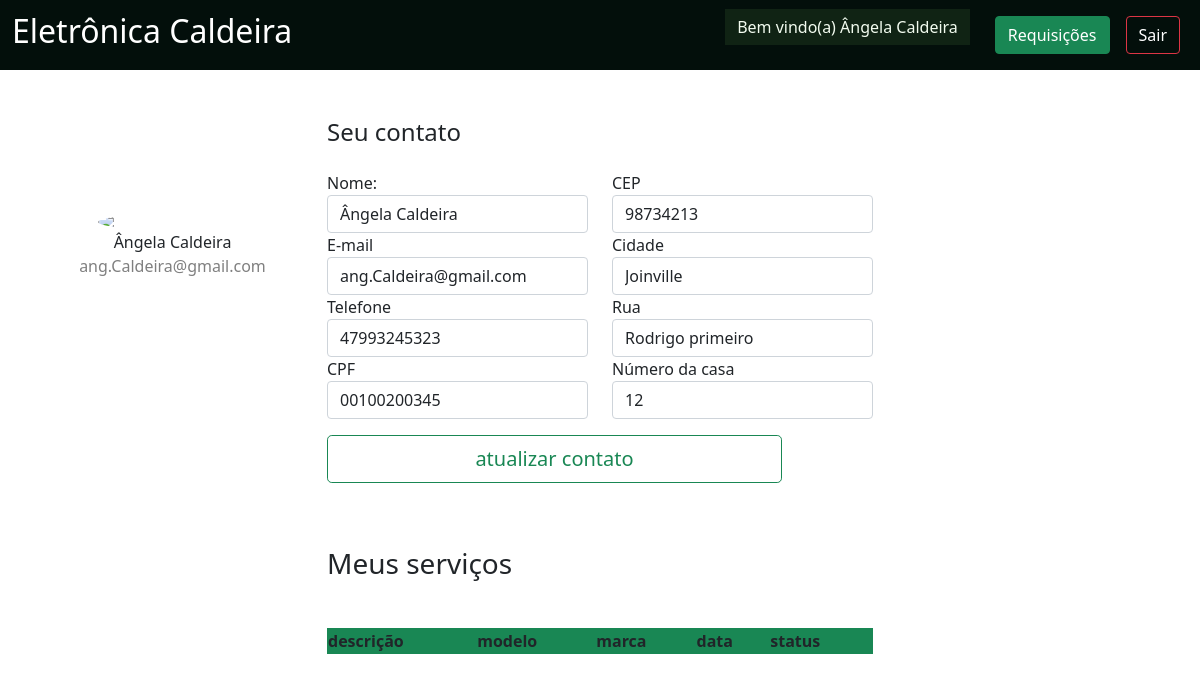
/frontEnd/perfilFuncionario.php (signed in), run on the app's committed database.
### tables this page shows
CREATE TABLE `usuarios` (
  `id` int(10) UNSIGNED NOT NULL COMMENT 'id de cada usuário inserido automaticamente ',
  `tipo_usuario_id` int(10) UNSIGNED NOT NULL COMMENT 'Chave estrangeira da tabela tipo usuário',
  `nome` varchar(50) NOT NULL COMMENT 'nome e sobrenome de cada usuário',
  `email` varchar(77) NOT NULL COMMENT 'e-mail de cada usuário',
  `senha` varchar(32) NOT NULL COMMENT 'senha de cada usuário',
  `cpf` varchar(11) NOT NULL COMMENT 'cpf de cada usuário',
  `telefone` varchar(11) NOT NULL COMMENT 'telefone de cada usuário',
  `cidade` varchar(32) NOT NULL COMMENT 'nome da cidade do usuário',
  `rua` varchar(50) NOT NULL COMMENT 'nome da rua de cada usuário',
  `bairro` varchar(50) NOT NULL COMMENT 'nome do bairro do usuário',
  `numero` int(10) UNSIGNED NOT NULL COMMENT 'número da residência do usuário',
  `complemento` text NOT NULL COMMENT 'detalhes adicionas sobre a localização da residência do usuário',
  `cep` varchar(10) NOT NULL COMMENT 'cep de cada usuário'
);

### backEnd/conection.php (called while the page is built, shortened)
<?php
	$usuario = "root";
?>

### backEnd/pegaUsuario.php (called while the page is built, shortened)
<?php
$usuario = pesquisar($_SESSION['idlogado']);
function pesquisar($id){
    include 'conection.php';
    $query = "SELECT * FROM usuarios WHERE id = ".$id;
    $resultado = mysqli_query($conn, $query);
    if(mysqli_num_rows($resultado) > 0){
        $usuario = mysqli_fetch_array($resultado,MYSQLI_ASSOC);
    }
    return $usuario;
}
?>

### frontEnd/perfilFuncionario.php (the view, shortened to what this page needs)
<?php
include '../backEnd/pegaUsuario.php';
include '../backEnd/pegaRequisicao.php';
?>
<!DOCTYPE html>
<html lang="pt-br">
<head>
    <link rel="stylesheet" href="css/requisicao.css">
    <link rel="stylesheet" type="text/css" href="dist/jQuery/datatables.min.css"/>
    <link rel="stylesheet" href="css/landing.CSS">
	<link rel="stylesheet" href="css/funcionario.CSS">
    <link rel="stylesheet" href="dist/bootstrap/css/bootstrap.min.css">
    <link rel="stylesheet" href="https://cdnjs.cloudflare.com/ajax/libs/font-awesome/5.2.0/css/all.min.css" />
</head>
<body>
    <header class="navbar">
        <div class="container-fluid">
            <div>
                <h2 class="text-white">Eletrônica Caldeira</h2>
            </div>
                <ul class="nav">
                    <li class="nav-item">
                        <a href="#" class="btn btn-carousel text-white">Bem vindo(a) <?php echo $usuario['nome']?></a>
                    </li>
                    <li class="nav-item">
                        <a class="btn btn-success text-white m-2" href="requisicao.php">Requisições</a>
                    </li>
                    <li class="nav-item">
                        <a class="btn btn-outline-danger text-white m-2" href="../backEnd/logout.php">Sair</a>
                    </li>
                </ul>
        </div>
    </header>
    <main class="fundo">
        <form action="../backend/atualizaUsuario.php" method="post">
            <div class="container rounded bg-white mt-5 mb-5">
                <div class="row">
                        <div class="col-md-3 border-right">
                            <div class="d-flex flex-column align-items-center text-center p-3 py-5">
                                <img
                                    class="rounded-circle mt-5"
                                    width="150px"
                                    src="https://st3.depositphotos.com/15648834/17930/v/600/depositphotos_179308454-stock-illustration-unknown-person-silhouette-glasses-profile.jpg"
                                >
                                <span class="font-weight-bold"><?php echo $usuario['nome']?></span>
                                <span class="text-black-50"><?php echo $usuario['email']?></span>
                            </div>
                        </div>
                        <div class="col-md-6 border-right">
                            <div class="row">
                                <div class="d-flex justify-content-between align-items-center mb-3 col-12">
                                    <h4 class="text-right">Seu contato</h4>
                                </div>
                                <div class="col-6">
                                    <div class="col-md-12">
                                        <label class="labels">Nome:</label>
                                        <input type="text" class="form-control" placeholder="Novo nome" name="nome" value="<?php echo $usuario['nome']?>">
                                    </div>
                                    <div class="col-md-12">
                                        <label class="labels">E-mail</label>
                                        <input type="email" class="form-control" placeholder="Seu email" name="email" value="<?php echo $usuario['email']?>">
                                    </div>
                                    <div class="col-md-12">
                                        <label class="labels">Telefone</label>
                                        <input type="text" class="form-control" placeholder="Seu contato" name="telefone"  value="<?php echo $usuario['telefone']?>">
                                    </div>
                                    <div class="col-md-12">
                                        <label class="labels">CPF</label>
                                        <input type="text" class="form-control" placeholder="Cpf" name="cpf" value="<?php echo $usuario['cpf']?>">
                                    </div>
                                </div>
                                <div class="col-6">
                                    <div class="col-md-12">
                                        <label class="labels">CEP</label>
                                        <input type="text" class="form-control" placeholder="CEP da rua" name="cep" value="<?php echo $usuario['cep']?>">
                                    </div>
                                    <div class="col-md-12">
                                        <label class="labels">Cidade</label>
                                        <input type="text" class="form-control" placeholder="Nome da sua cidade" name="cidade" value="<?php echo $usuario['cidade']?>">
                                    </div>
                                    <div class="col-md-12">
                                        <label class="labels">Rua</label>
                                        <input type="text" class="form-control" placeholder="Nome da sua rua" name="rua" value="<?php echo $usuario['rua']?>">
                                    </div>
                                    <div class="col-md-12">
                                        <label class="labels">Número da casa</label>
                                        <input type="text" class="form-control" placeholder="numero da sua casa" name="numero" value="<?php echo $usuario['numero']?>">
                                    </div>
                                </div>
                                <div>
                                    <button type="button" class="col-md-7 col-lg-10 btn btn-outline-success btn-lg my-3" data-bs-toggle="modal" data-bs-target="#exampleModal">
                                        atualizar contato
                                    </button>
                                </div>
                                <div class="reqContainer">
                                    <div class="my-5">
                                        <h3>Meus serviços</h3>
                                    </div>
                                    <table id="tabelaRequisicoes" class="display mt-5" style="width:100%">
                                        <thead class="bg-success">
                                            <tr>
                                                <th>descrição</th>
                                                <th>modelo</th>
                                                <th>marca</th>
                                                <th>data</th>
                                                <th>status</th>
                                                <th></th>
                                            </tr>
                                        </thead>
                                    </table>
                                </div>
                            </div>
                        </div>
                </div>
            </div>
        </form>
    </main>
</body>
</html>

### frontEnd/css/requisicao.css (style rules this page uses)
.reqContainer { width: 50rem; margin: auto; }

### data on the page
usuarios: nome "Ângela Caldeira", email "ang.Caldeira@gmail.com", telefone "47993245323", cpf "00100200345", cep "98734213", cidade "Joinville", rua "Rodrigo primeiro", numero "12"
